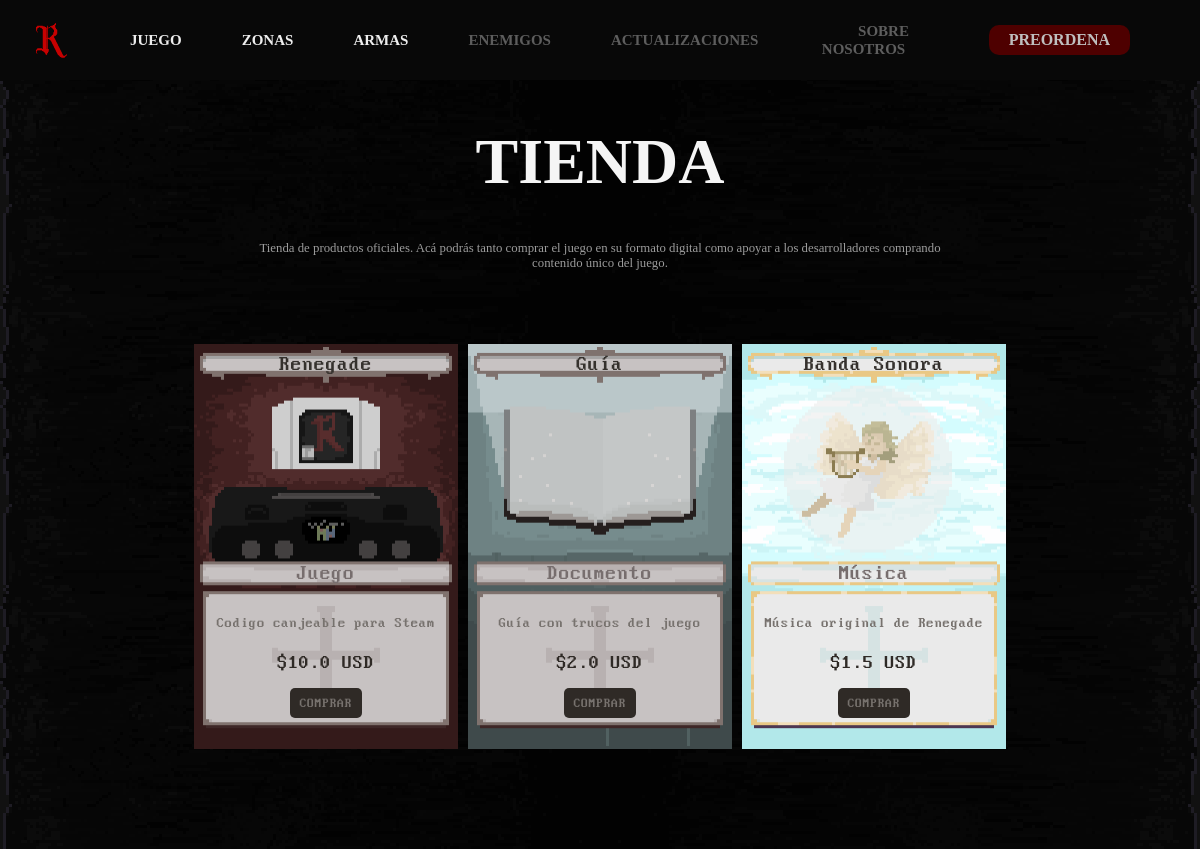
/store/, run on the app's committed database.
### renapp/models.py (models this page shows)
class StoreItem(models.Model):
    item_id = models.IntegerField(primary_key=True)
    baseimg = models.ImageField(upload_to='./media/')
    name = models.CharField(max_length=20)
    type = models.CharField(max_length=20)
    description = models.TextField()
    price = models.FloatField()

### renapp/views.py (the view)
# urls.py: path('store/', views.store, name='store'),
def store(request):
    storeItem = StoreItem.objects.all()
    return render(request, 'store.html', {'storeitem': storeItem})

### templates/store.html (shortened to what this page needs)
<!DOCTYPE html>
<html lang="en">
{% load static %}
<head>
    <link rel="stylesheet" href="{% static './css/style.css' %}">
    <link rel="stylesheet" href="{% static './css/store-style.css'%}">
</head>
<body>
    <div class="top-bar">
        <div class="bar icon"><a href="{%url 'index'%}"><img src="{% static './assets/RenegadeIcon(1).png' %}" alt="Icon" width="100%"></a></div>
        <div class="bar bar-btn1"><a href="{% url 'game' %}" class="menu"> JUEGO </a></div>
        <div class="bar bar-btn2"><a href="{% url 'zones' %}" class="menu"> ZONAS </a></div>
        <div class="bar bar-btn3"><a href="{% url 'weapons' %}" class="menu"> ARMAS </a></div>
        <div class="bar bar-btn4"><a href="https://www.youtube.com/watch?v=dQw4w9WgXcQ" class="menu" style="pointer-events: none; color: rgb(93, 93, 93);"> ENEMIGOS </a></div>
        <div class="bar bar-btn5"><a href="https://www.youtube.com/watch?v=dQw4w9WgXcQ" class="menu" style="pointer-events: none; color: rgb(93, 93, 93);"> ACTUALIZACIONES</a></div>
        <div class="bar bar-btn6"><a href="https://www.youtube.com/watch?v=dQw4w9WgXcQ" class="menu" style="pointer-events: none; color: rgb(93, 93, 93);"> SOBRE NOSOTROS</a></div>
        <div class="bar playnow-btn"><a href="{% url 'register' %}"><button class="playnow">PREORDENA</button></a></div>
    </div>
    <div class="container-body">
        <div class="container weapons">
            <div>
                <H1 class="h1-variant">TIENDA</H1>
            </div>
            <p>Tienda de productos oficiales. Acá podrás tanto comprar el juego en su formato digital como apoyar a los
                desarrolladores comprando contenido único del juego.</p>
            {% for storeitem in storeitem %}
            <div class="card">
                <img src="..{{ storeitem.baseimg.url }}" alt="" heigh="408px" width="264px">
                <div class="card-data">
                    <div class="card-name">{{storeitem.name}}</div>
                    <div class="card-type">{{storeitem.type}}</div>
                    <div class="card-description des">{{storeitem.description}}</div>
                    <div class="card-description"></div>
                    <div class="card-description price">${{storeitem.price}} USD</div>
                    <div class="card-description"></div>
                    <div class="card-description habilidad"><button onclick="purchaseItem('{{storeitem.item_id}}')" class="purshase-btn">COMPRAR</button></div>
                </div>
            </div>
            {% endfor %}
        </div>
    </div>
</body>

### static/css/style.css (style rules this page uses)
body { background-color: rgb(30, 30, 30); margin: 0; }
.container { display: flex; width: 100%; height: auto; margin: 0 0; padding: 0px; text-align: center; justify-items: center; background-color: #111111; border-radius: 0%; flex-direction: row; }
.top-bar { display: flex; position: fixed; background-color: rgb(8, 8, 8); width: 100%; height: 80px; top: 0; margin-top: 0; margin-bottom: 0; margin-left: auto; margin-right: auto; padding-left: 0rem; padding-right: 0rem; padding: 0%; z-index: 4; justify-content: center; }
.bar { height: 80px; width: auto; background-color: rgba(0, 0, 0, 0); justify-self: center; align-content: center; margin-right: 20px; }
.icon { width: 40px; flex-shrink: 0; justify-self: flex-start; margin-top: 1px; margin-left: 10px; margin-right: 60px; }
.playnow-btn { background-color: rgba(255, 255, 255, 0); margin-left: auto; align-content: center; }
.playnow { background-color: rgb(78, 0, 0); color: rgb(191, 191, 191); width: auto; padding-left: 20px; padding-right: 20px; margin-right: 30px; border-radius: 10px 10px 10px 10px; height: 30px; font-size: 16px; font-family: 'Times New Roman', serif; font-weight: 600; transition: background-color 1s; }
a.menu { background-color: rgba(34, 34, 34, 0); color: rgb(255, 255, 255); width: auto; border-radius: 5%; height: 40px; font-size: 15px; font-family:'Times New Roman', Times, serif, sans-serif; font-weight: 900; }
button { background-color: rgba(34, 34, 34, 0.764); color: white; width: 60px; height: 60px; border: 0; border-radius: 30%; text-align: center; justify-content: center; }
img { margin-top: 3px; }
.bar a { text-decoration: none; padding-left: 20px; padding-right: 20px; padding-top: 10px; padding-bottom: 10px; transition: color .5s; }
.bar a:link { color: #ededed; }
p { padding-left: 20%; padding-right: 20%; margin-bottom: 5%; color: rgb(156, 156, 156); font-family:Georgia, Times, 'Times New Roman', serif;; font-size: 120%; font-weight: 50; }
h1 { top: 0; margin-top: 10%; margin-bottom: 5%; color: rgb(224, 224, 224); font-family:Georgia, Times, 'Times New Roman', serif;; font-size: 1.5rem; font-weight: 600; }

### data on the page
StoreItem: baseimg (picture), name "Renegade", type "Juego", description "Codigo canjeable para Steam", price "10.0"
StoreItem: baseimg (picture), name "Guía", type "Documento", description "Guía con trucos del juego", price "2.0"
StoreItem: baseimg (picture), name "Banda Sonora", type "Música", description "Música original de Renegade", price "1.5"
